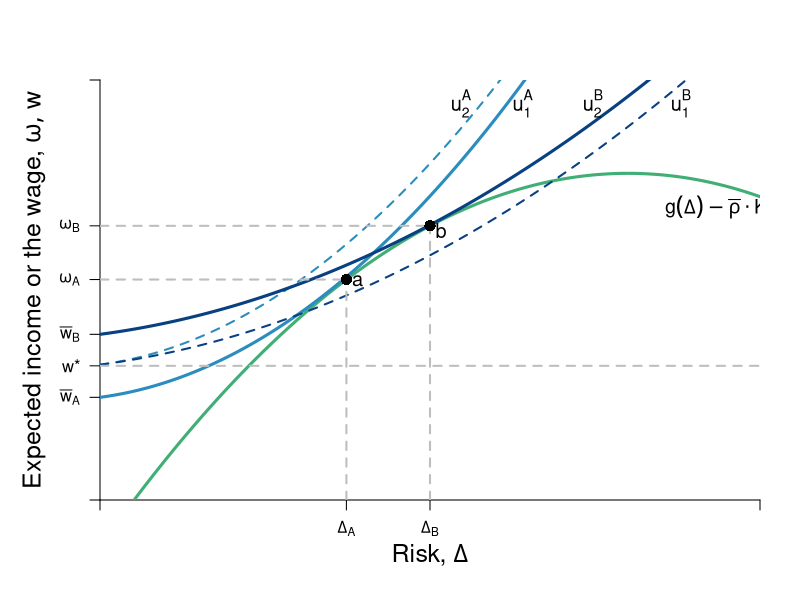

The R source for this figure:
require(ggplot2)
require(shape)
pdf(file = "capitalism/risk_contrast.pdf", width = 9, height = 7)

#Set parameters for graphics
axislabelsize <- 1.5
labelsize <- 1.2
graphlinewidth <- 3
segmentlinewidth <- 2
a <- c(2, 4, 6)


COL <- c("#7fc97f", "#beaed4", "#fdc086", "#ffff99", "#386cb0", "#f0027f", "#bf5b17", "#666666")
COLA <- c("#e0f3db", "#99d8c9","#66c2a4","#41ae76", "#238b45", "#005824")
COLB <- c("#c6dbef", "#4eb3d3", "#2b8cbe", "#0868ac","#084081")
COLC <- c("#fcfbfd", "#efedf5", "#dadaeb", "#bcbddc", "#9e9ac8", "#807dba", "#6a51a3", "#54278f", "#3f007d")

par(mar =  c(5, 5, 4, 2))
xlims <- c(0, 15)
ylims <- c(0, 18)

riskreturn <- function(g, int1 = 14, int2 = 4, coeff = 1/3){
  int1 - (int2 - (coeff)*g)^2
}

uA <- function(omega, g, slope = 0.5){
  omega + omega*g  - slope*g^2
}

indiffA <- function(g, intercept = 3, slope1 = 0.25, slope2 = 0.12){
  intercept  + slope1*g + slope2*g^2
}

indiffA2 <- function(g, intercept = 3, slope1 = 0.25, slope2 = 0.05){
  intercept  + slope1*g + slope2*g^2
}

#Plot command 
plot(0, 0, xlim = xlims, ylim = ylims, 
     type = "n",
     xlab = expression(paste("")),
     ylab = expression(paste("")), 
     axes = FALSE,
     # xlab = expression(paste("Bob's Payoff, ", u^B)),
     # ylab = expression(paste("Alfredo's Payoff, ", u^A)),
     #xaxt = "n", 
     #yaxt = "n", 
     cex.lab = axislabelsize, 
     bty = "n", 
     xaxs="i", 
     yaxs="i"
)


#Customize ticks and labels for the plot
# ticksy <- seq(ylims[1], ylims[2], 3)
# ylabels <- seq(ylims[1], ylims[2], 3)
# ticksx <- seq(xlims[1], xlims[2], 5)
# xlabels <- seq(xlims[1], xlims[2], 5)
ticksx <- c(0, 5.6, 7.5, xlims[2])
xlabels <- c(NA, expression(paste(Delta[A])), expression(paste(Delta[B])), NA)
ticksy <- c(0, 4.4, 5.75, 7.1, riskreturn(5.6), riskreturn(7.5), ylims[2])
ylabels <- c(NA, expression(paste(bar(w)[A])), expression(paste(w,"*")), expression(paste(bar(w)[B])), expression(paste(omega[A])), expression(paste(omega[B])), NA)

axis(1, at = ticksx, pos = 0, labels = xlabels)
axis(2, at = ticksy, pos = 0, labels = ylabels, las = 1)

#Axis labels and draw linear utility function
mtext(expression(paste("Risk, ", Delta)), side = 1, line = 2.5, cex = axislabelsize)
text(-1.5, 0.5*ylims[2], expression(paste("Expected income or the wage, ", list(omega, w))), xpd = TRUE, cex = axislabelsize, srt = 90) 


npts <- 500 
xx1 <- seq(xlims[1], xlims[2], length.out = npts)
lines(xx1, riskreturn(xx1), col = COLA[4], lwd = graphlinewidth, lty = 1)
lines(xx1, indiffA(xx1, intercept = 4.4), col = COLB[3], lwd = graphlinewidth, lty = 1)
lines(xx1, indiffA(xx1, intercept = 5.8), col = COLB[3], lwd = segmentlinewidth, lty = 2)
#lines(xx1, indiffA(xx1, intercept = 8), col = COLB[3], lwd = graphlinewidth, lty = 1)
lines(xx1, indiffA2(xx1, intercept = 7.1), col = COLB[5], lwd = graphlinewidth, lty = 1)
lines(xx1, indiffA2(xx1, intercept = 5.8), col = COLB[5], lwd = segmentlinewidth, lty = 2)

#lines(xx1, indiffA2(xx1, intercept = 10), col = COLB[5], lwd = graphlinewidth, lty = 1)

#Add points a, b, c and c
segments(5.6, 0, 5.6, riskreturn(g = 5.6), lty = 2, col = "gray", lwd = segmentlinewidth)
segments(0, riskreturn(g = 5.6), 5.6, riskreturn(g = 5.6), lty = 2, col = "gray", lwd = segmentlinewidth)
points(5.6, riskreturn(g = 5.6), pch = 16, col = "black", cex = 1.5)
text(5.6 + 0.25, riskreturn(g = 5.6) - 0.05, expression(a), cex = labelsize)


segments(7.5, 0, 7.5, riskreturn(g = 7.5) , lty = 2, col = "gray", lwd = segmentlinewidth)
segments(0, riskreturn(g = 7.5) , 7.5, riskreturn(g = 7.5) , lty = 2, col = "gray", lwd = segmentlinewidth)
points(7.5, riskreturn(g = 7.5) , pch = 16, col = "black", cex = 1.5)
text(7.5 + 0.25, riskreturn(g = 7.5) - 0.2, expression(b), cex = labelsize)

#Segment for next best wage offer
segments(0, 5.75, xlims[2], 5.75, lty = 2, col = "gray", lwd = segmentlinewidth)





#Label risk return schedule
text(14, riskreturn(g = 14) - 1, expression(paste(g(Delta) - bar(rho)%.%K) ), cex = labelsize)

#Label value functions
text(13.2, 17, expression(u[1]^B), cex = labelsize)
text(11.2, 17, expression(u[2]^B), cex = labelsize)
text(9.6, 17, expression(u[1]^A), cex = labelsize)
text(8.2, 17, expression(u[2]^A), cex = labelsize)


dev.off()
